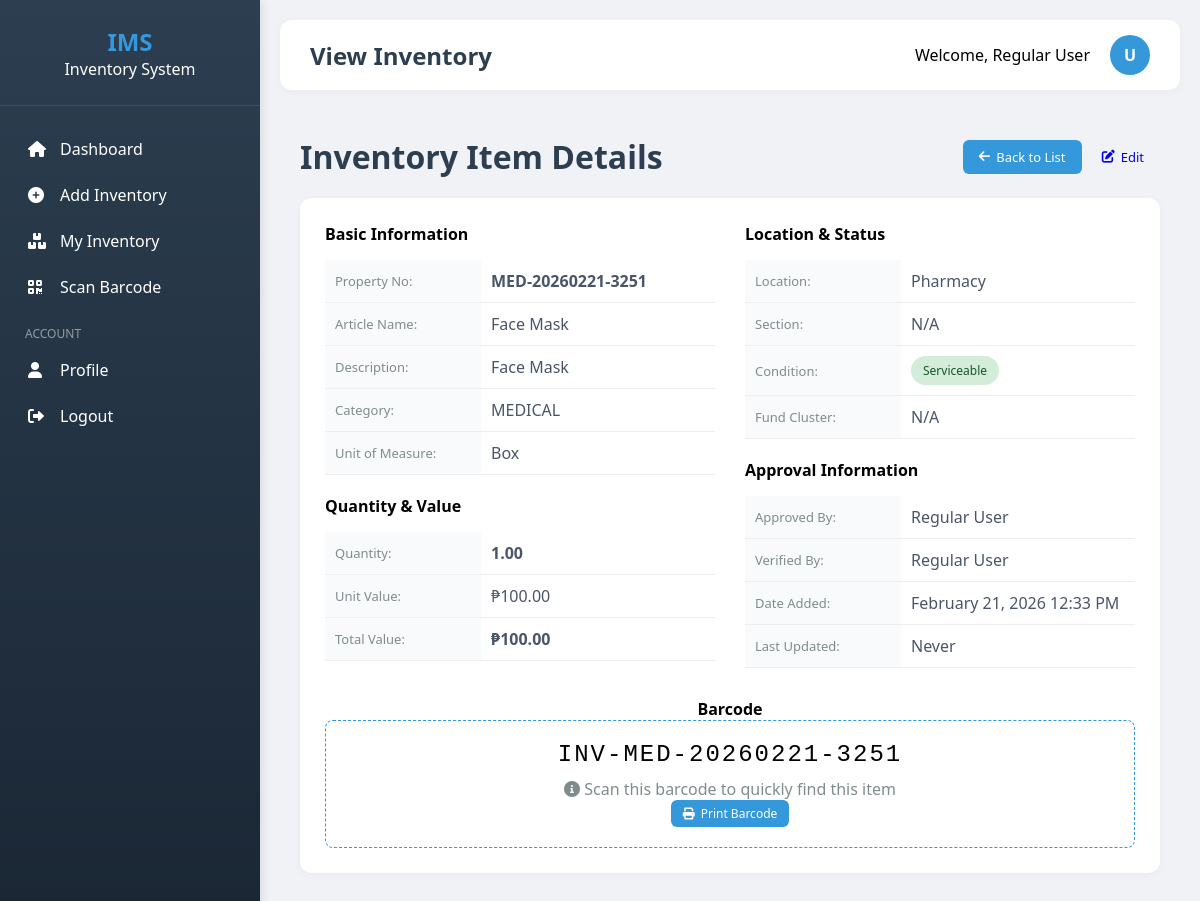
/user/view_inventory.php?id=2 (signed in), run on the app's committed database.
### tables this page shows
CREATE TABLE `inventory` (
  `id` int(11) NOT NULL,
  `article_name` varchar(255) NOT NULL,
  `description` text DEFAULT NULL,
  `property_no` varchar(120) DEFAULT NULL,
  `uom` varchar(50) DEFAULT NULL,
  `qty_property_card` decimal(12,2) DEFAULT 0.00,
  `qty_physical_count` decimal(12,2) DEFAULT 0.00,
  `location_id` int(11) DEFAULT NULL,
  `condition_text` varchar(100) DEFAULT NULL,
  `remarks` text DEFAULT NULL,
  `certified_correct` text DEFAULT NULL,
  `approved_by` int(11) DEFAULT NULL,
  `verified_by` int(11) DEFAULT NULL,
  `section_id` int(11) DEFAULT NULL,
  `date_added` timestamp NOT NULL DEFAULT current_timestamp(),
  `date_updated` timestamp NULL DEFAULT NULL,
  `fund_cluster` varchar(50) DEFAULT NULL,
  `unit_value` decimal(12,2) DEFAULT 0.00,
  `equipment_id` int(11) DEFAULT 1,
  `type_equipment` varchar(50) DEFAULT '',
  `category` varchar(50) DEFAULT '',
  `allocate_to` int(11) DEFAULT NULL,
  `barcode_data` varchar(255) DEFAULT NULL,
  `barcode_image` longblob DEFAULT NULL
);

CREATE TABLE `departments` (
  `id` int(11) NOT NULL,
  `building_id` int(11) DEFAULT NULL,
  `name` varchar(255) NOT NULL
);

CREATE TABLE `users` (
  `id` int(11) NOT NULL,
  `firstname` varchar(100) DEFAULT NULL,
  `lastname` varchar(100) DEFAULT NULL,
  `username` varchar(80) DEFAULT NULL,
  `password` varchar(255) DEFAULT NULL,
  `email` varchar(100) DEFAULT NULL,
  `role` enum('super_admin','admin','user') DEFAULT 'user',
  `status` enum('active','inactive') DEFAULT 'active',
  `avatar` varchar(255) DEFAULT NULL,
  `created_at` timestamp NOT NULL DEFAULT current_timestamp()
);

### includes/functions.php (called while the page is built, shortened)
<?php
function formatDate($date, $format = 'M d, Y') {
    return date($format, strtotime($date));
}
function formatCurrency($amount) {
    return '₱' . number_format($amount, 2);
}
?>

### user/view_inventory.php (the view, shortened to what this page needs)
<?php
require_once '../includes/header.php';
require_once '../includes/functions.php';
$id = (int)$_GET['id'];
$item = $conn->query("SELECT i.*, d.name as location_name, s.name as section_name,
                      u1.firstname as approved_first, u1.lastname as approved_last,
                      u2.firstname as verified_first, u2.lastname as verified_last
                      FROM inventory i
                      LEFT JOIN departments d ON i.location_id = d.id
                      LEFT JOIN sections s ON i.section_id = s.id
                      LEFT JOIN users u1 ON i.approved_by = u1.id
                      LEFT JOIN users u2 ON i.verified_by = u2.id
                      WHERE i.id = $id")->fetch_assoc();
?>
<?php include '../includes/sidebar.php'; ?>
<div style="padding: 20px; max-width: 900px; margin: 0 auto;">
    <div style="display: flex; justify-content: space-between; align-items: center; margin-bottom: 20px;">
        <h1 style="color: #2c3e50;">Inventory Item Details</h1>
        <div>
            <a href="my_inventory.php" class="btn btn-primary">
                <i class="fas fa-arrow-left"></i> Back to List
            </a>
            <a href="edit_inventory.php?id=<?php echo $id; ?>" class="btn btn-warning">
                <i class="fas fa-edit"></i> Edit
            </a>
        </div>
    </div>
    <div class="table-container">
        <div style="display: grid; grid-template-columns: 1fr 1fr; gap: 30px;">
            <div>
                <h4 style="margin-bottom: 15px;">Basic Information</h4>
                <table style="width: 100%;">
                    <tr>
                        <th style="width: 40%;">Property No:</th>
                        <td><strong><?php echo htmlspecialchars($item['property_no']); ?></strong></td>
                    </tr>
                    <tr>
                        <th>Article Name:</th>
                        <td><?php echo htmlspecialchars($item['article_name']); ?></td>
                    </tr>
                    <tr>
                        <th>Description:</th>
                        <td><?php echo htmlspecialchars($item['description'] ?: 'N/A'); ?></td>
                    </tr>
                    <tr>
                        <th>Category:</th>
                        <td><?php echo htmlspecialchars($item['category']); ?></td>
                    </tr>
                    <tr>
                        <th>Unit of Measure:</th>
                        <td><?php echo htmlspecialchars($item['uom']); ?></td>
                    </tr>
                </table>
                <h4 style="margin: 20px 0 15px;">Quantity & Value</h4>
                <table style="width: 100%;">
                    <tr>
                        <th style="width: 40%;">Quantity:</th>
                        <td><strong><?php echo $item['qty_physical_count']; ?></strong></td>
                    </tr>
                    <tr>
                        <th>Unit Value:</th>
                        <td><?php echo formatCurrency($item['unit_value']); ?></td>
                    </tr>
                    <tr>
                        <th>Total Value:</th>
                        <td><strong><?php echo formatCurrency($item['qty_physical_count'] * $item['unit_value']); ?></strong></td>
                    </tr>
                </table>
            </div>
            <div>
                <h4 style="margin-bottom: 15px;">Location & Status</h4>
                <table style="width: 100%;">
                    <tr>
                        <th style="width: 40%;">Location:</th>
                        <td><?php echo htmlspecialchars($item['location_name'] ?? 'N/A'); ?></td>
                    </tr>
                    <tr>
                        <th>Section:</th>
                        <td><?php echo htmlspecialchars($item['section_name'] ?? 'N/A'); ?></td>
                    </tr>
                    <tr>
                        <th>Condition:</th>
                        <td>
                            <span class="badge <?php
                                echo $item['condition_text'] == 'Serviceable' ? 'badge-success' :
                                    ($item['condition_text'] == 'Unserviceable' ? 'badge-danger' : 'badge-warning');
                            ?>">
                                <?php echo htmlspecialchars($item['condition_text']); ?>
                            </span>
                        </td>
                    </tr>
                    <tr>
                        <th>Fund Cluster:</th>
                        <td><?php echo htmlspecialchars($item['fund_cluster'] ?: 'N/A'); ?></td>
                    </tr>
                </table>
                <h4 style="margin: 20px 0 15px;">Approval Information</h4>
                <table style="width: 100%;">
                    <tr>
                        <th style="width: 40%;">Approved By:</th>
                        <td><?php echo $item['approved_first'] ? $item['approved_first'] . ' ' . $item['approved_last'] : 'N/A'; ?></td>
                    </tr>
                    <tr>
                        <th>Verified By:</th>
                        <td><?php echo $item['verified_first'] ? $item['verified_first'] . ' ' . $item['verified_last'] : 'N/A'; ?></td>
                    </tr>
                    <tr>
                        <th>Date Added:</th>
                        <td><?php echo formatDate($item['date_added'], 'F d, Y h:i A'); ?></td>
                    </tr>
                    <tr>
                        <th>Last Updated:</th>
                        <td><?php echo $item['date_updated'] ? formatDate($item['date_updated'], 'F d, Y h:i A') : 'Never'; ?></td>
                    </tr>
                </table>
            </div>
        </div>
        <div style="margin-top: 30px; text-align: center;">
            <h4>Barcode</h4>
            <div class="barcode-container">
                <div style="font-family: 'Courier New'; font-size: 24px; letter-spacing: 2px;">
                    <?php echo htmlspecialchars($item['barcode_data']); ?>
                </div>
                <p style="margin-top: 10px; color: #7f8c8d;">
                    <i class="fas fa-info-circle"></i>
                    Scan this barcode to quickly find this item
                </p>
                <button onclick="window.print()" class="btn btn-primary btn-sm">
                    <i class="fas fa-print"></i> Print Barcode
                </button>
            </div>
        </div>
    </div>
</div>
<?php include '../includes/footer.php'; ?>

### assets/css/style.css (style rules this page uses)
* { margin: 0; padding: 0; box-sizing: border-box; font-family: 'Segoe UI', Tahoma, Geneva, Verdana, sans-serif; }
body { background-color: #f0f2f5; display: flex; height: 100vh; overflow: hidden; }
.table-container { background: #fff; border-radius: 12px; padding: 25px; box-shadow: 0 2px 10px rgba(0,0,0,0.03); margin-bottom: 30px; }
table { width: 100%; border-collapse: collapse; }
th { text-align: left; padding: 15px 12px; background: #f8fafc; color: #4a5568; font-weight: 600; font-size: 13px; border-bottom: 2px solid #e9ecef; }
td { padding: 15px 12px; border-bottom: 1px solid #e9ecef; color: #4a5568; }
.btn { padding: 8px 16px; border: none; border-radius: 6px; cursor: pointer; font-size: 13px; font-weight: 500; text-decoration: none; display: inline-flex; align-items: center; gap: 6px; }
.btn-primary { background: #3498db; color: #fff; }
.btn-sm { padding: 5px 12px; font-size: 12px; }
.badge { padding: 6px 12px; border-radius: 20px; font-size: 12px; font-weight: 500; display: inline-block; }
.badge-success { background: #d4edda; color: #155724; }
.barcode-container { text-align: center; padding: 20px; border: 1px dashed #3498db; border-radius: 8px; }

### user/view_inventory.php (style rules this page uses)
table td, table th { padding: 10px; border-bottom: 1px solid #eee; }
th { color: #7f8c8d; font-weight: 500; }

### data on the page
inventory: property_no "MED-20260221-3251", article_name "Face Mask", description "Face Mask", category "MEDICAL", uom "Box", qty_physical_count "1.00", unit_value "₱100.00", formatCurrency($item['qty_physical_count'] * $item['unit_value']) "₱100.00", location.name "Pharmacy", condition_text "Serviceable", fund_cluster "N/A", approved_by.firstname "Regular", approved_by.lastname "User", date_added "February 21, 2026 12:33 PM", barcode_data "INV-MED-20260221-3251"

### other printed values
str_replace('_', ' ', $page) "View Inventory"
$_SESSION['fullname'] "Regular User"
substr($_SESSION['username'] ?? 'U', 0, 1) "U"
$item['section_name'] "N/A"
